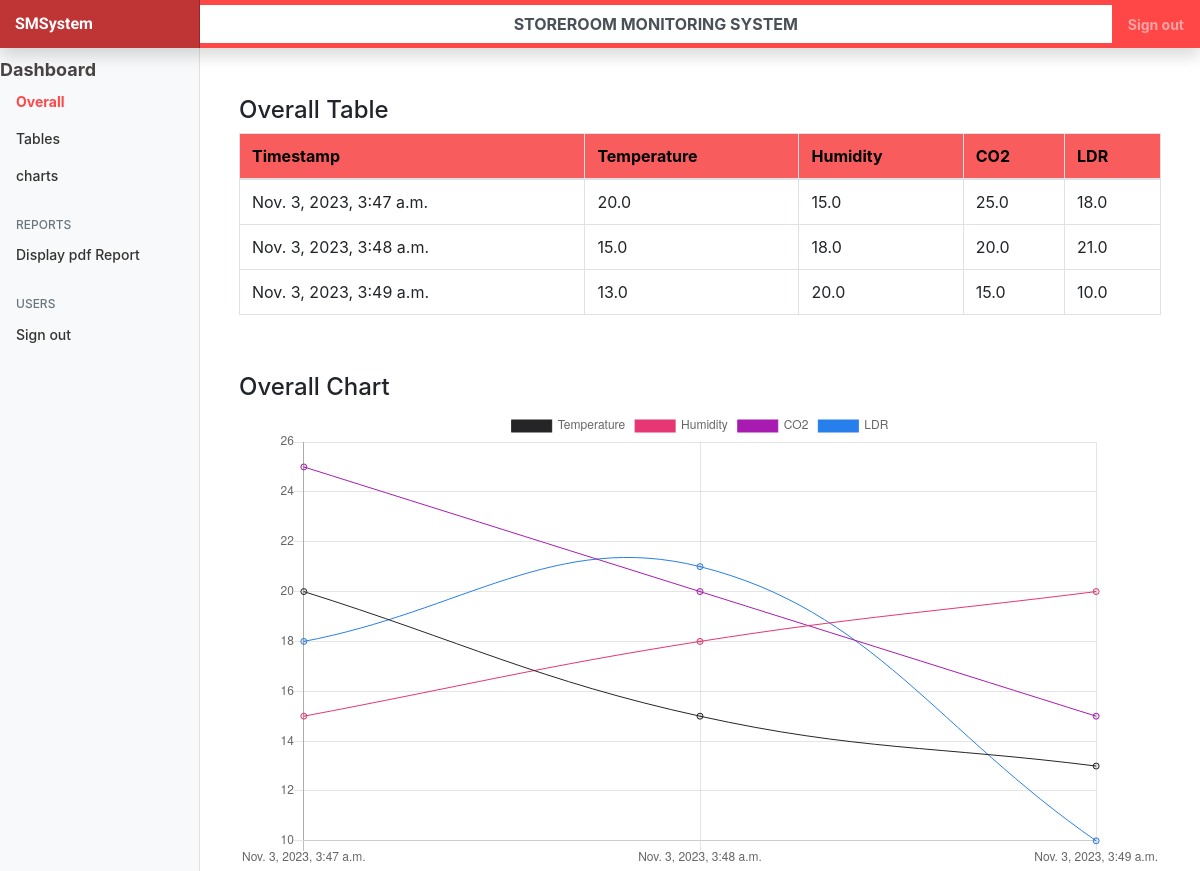
The page / on the database its author committed.
### storeroom_app/models.py (models this page shows, shortened)
class CropsData(models.Model):
    timestamp = models.DateTimeField()
    temperature = models.FloatField(null=True)
    humidity = models.FloatField(null=True)
    co2 = models.FloatField(null=True)
    ldr = models.FloatField(null=True)

### storeroom_app/views.py (the view)
# urls.py: path('', views.overall_view, name='overall_page'),
def overall_view(request):
    crops_data = CropsData.objects.all()
    return render(request, 'storeroom_app/overall.html', {'crops_data': crops_data})

### storeroom_app/templates/storeroom_app/overall.html
{% extends 'partials/base.html' %}
{% block content %}
<div class="container mt-5">
    <h4 id="health_data">Overall Table</h4>
    <table class="table table-bordered">
        <thead style="background-color: rgb(248, 92, 92); color: black;">
            <tr>
                <th>Timestamp</th>
                <th>Temperature</th>
                <th>Humidity</th>
                <th>CO2</th>
                <th>LDR</th>
            </tr>
        </thead>
        <tbody>
            {% for entry in crops_data %}
                <tr>
                    <td>{{ entry.timestamp }}</td>
                    <td>{{ entry.temperature }}</td>
                    <td>{{ entry.humidity }}</td>
                    <td>{{ entry.co2 }}</td>
                    <td>{{ entry.ldr }}</td>
                </tr>
            {% endfor %}
        </tbody>
    </table><br><br>
    <h4 id="crops_chart">Overall Chart</h4>
    <canvas id="weatherChart" width="600" height="300"></canvas>
    <script>
        document.addEventListener('DOMContentLoaded', function () {
            var ctx = document.getElementById('weatherChart').getContext('2d');
            var data = {
                labels: [{% for entry in crops_data %}'{{ entry.timestamp }}',{% endfor %}],
                datasets: [
                    {
                        label: 'Temperature',
                        data: [{% for entry in crops_data %}{{ entry.temperature }},{% endfor %}],
                        borderColor: 'rgb(37,37,39)',
                        borderWidth: 1,
                        fill: false
                    },
                    {
                        label: 'Humidity',
                        data: [{% for entry in crops_data %}{{ entry.humidity }},{% endfor %}],
                        borderColor: 'rgb(230,54,115)',
                        borderWidth: 1,
                        fill: false
                    },
                    {
                        label: 'CO2',
                        data: [{% for entry in crops_data %}{{ entry.co2 }},{% endfor %}],
                        borderColor: 'rgb(167, 27, 177)',
                        borderWidth: 1,
                        fill: false
                    },
                    {
                        label: 'LDR',
                        data: [{% for entry in crops_data %}{{ entry.ldr }},{% endfor %}],
                        borderColor: 'rgb(38,127,234)',
                        borderWidth: 1,
                        fill: false
                    }
                ]
            };
            var options = {
                scales: {
                    x: {
                        type: 'time',
                        time: {
                            unit: 'day'
                        }
                    },
                    y: {
                        beginAtZero: true
                    }
                }
            };
            var chart = new Chart(ctx, {
                type: 'line',
                data: data,
                options: options
            });
        });
    </script>
</div>
{% endblock %}

### storeroom_app/templates/partials/base.html (shortened to what this page needs)
{% load static %}
<html lang="en">
<head>
  <link href="{% static 'css/bootstrap.min.css'%}" rel="stylesheet">
  <link href="{% static 'css/main.css'%}" rel="stylesheet">
  <link rel="stylesheet" href="https://django-material-dash2.onrender.com/static/css/material-dashboard.css">
  <link href="{% static 'css/dashboard.css'%}" rel="stylesheet">
</head>
<body>
  <nav class="navbar navbar-dark fixed-top flex-md-nowrap p-0 shadow" style="background-color: rgb(255,71,71);">
    <a class="navbar-brand col-sm-3 col-md-2 mr-0" style="color: white; font-family: 'Roboto', sans-serif; font-weight: 700;">SMSystem</a>
    <input class="form-control form-control-primary w-100 text-center font-weight-bold" type="text" value="STOREROOM MONITORING SYSTEM" style="background-color: white;" readonly>
    <ul class="navbar-nav px-3">
      <li class="nav-item text-nowrap">
        <a class="nav-link" href="#" style="font-weight: bold;">Sign out</a>
      </li>
    </ul>
  </nav>
  <div class="container-fluid">
    <div class="row">
      {% include 'partials/_sidebar.html' %}
      <main role="main" class="col-md-9 ml-sm-auto col-lg-10 px-4" style="padding-left: 60px;"!important >
        {% block content %}
        {% endblock %}
      </main>
    </div>
  </div>
</body>
</html>

### storeroom_app/templates/partials/_sidebar.html (shortened to what this page needs)
{% load static %}
<nav class="col-md-2 d-none d-md-block bg-light sidebar">
    <div class="sidebar-sticky">
      <ul class="nav flex-column">
        <li class="nav-item">
           <span style="font-weight: bold; color: #494444; font-size: large;" >Dashboard</span>
        </li>
        <li class="nav-item">
          <a class="nav-link active" href="{% url 'overall_page' %}" style="font-weight: bolder; color:rgb(255,71,71);">
            Overall
          </a>
        </li>
        <li class="nav-item">
          <a class="nav-link" href="{% url 'tables_page' %}">
            Tables
          </a>
        </li>
        <li class="nav-item">
          <a class="nav-link" href="{% url 'charts_page' %}">
            charts
          </a>
        </li>
      </ul>
      <h6 class="sidebar-heading d-flex justify-content-between align-items-center px-3 mt-4 mb-1 text-muted">
        <span>Reports</span>
      </h6>
      <ul class="nav flex-column mb-2">
        <li class="nav-item">
          <a class="nav-link" href="">
            Display pdf Report
          </a>
        </li>
      </ul>
      <h6 class="sidebar-heading d-flex justify-content-between align-items-center px-3 mt-4 mb-1 text-muted">
        <span>Users</span>
      </h6>
      <ul class="nav flex-column mb-2">
        <li class="nav-item">
          <a class="nav-link" href="#">
            Sign out
          </a>
        </li>
      </ul>
    </div>
  </nav>

### static/css/dashboard.css (style rules this page uses)
body { font-size: .875rem; }
.sidebar { position: fixed; top: 0; bottom: 0; left: 0; z-index: 100; padding: 48px 0 0; box-shadow: inset -1px 0 0 rgba(0, 0, 0, .1); }
.sidebar-sticky { position: relative; top: 0; height: calc(100vh - 48px); padding-top: .5rem; overflow-x: hidden; overflow-y: auto; }
.sidebar .nav-link { font-weight: 500; color: #333; }
.sidebar .nav-link.active { color: #007bff; }
.sidebar-heading { font-size: .75rem; text-transform: uppercase; }
[role="main"] { padding-top: 133px; }
@media (min-width: 768px) { [role="main"] { padding-top: 48px; } }
.navbar-brand { padding-top: .75rem; padding-bottom: .75rem; font-size: 1rem; background-color: rgba(0, 0, 0, .25); box-shadow: inset -1px 0 0 rgba(0, 0, 0, .25); }
.navbar .form-control { padding: .75rem 1rem; border-width: 0; border-radius: 0; }

### rows shown on the page
CropsData: timestamp "Nov. 3, 2023, 3:47 a.m.", temperature "20.0", humidity "15.0", co2 "25.0", ldr "18.0"
CropsData: timestamp "Nov. 3, 2023, 3:48 a.m.", temperature "15.0", humidity "18.0", co2 "20.0", ldr "21.0"
CropsData: timestamp "Nov. 3, 2023, 3:49 a.m.", temperature "13.0", humidity "20.0", co2 "15.0", ldr "10.0"

### other values the page prints
chart data {{ entry.temperature }} 20.0, 15.0, 13.0
chart data {{ entry.humidity }} 15.0, 18.0, 20.0
chart data {{ entry.co2 }} 25.0, 20.0, 15.0
